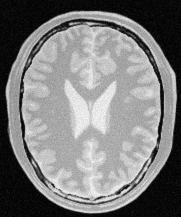
#> input picture a1images/a1images/brain_proton_density_slice.png, 181 x 217 px, found by its file name
$ python Q2.py
#> lines starting #> are read from the running program, lines starting #| are printed output that depends on the picture
import numpy as np
import matplotlib.pyplot as plt
import cv2 as cv

# Load image
img_orig = cv.imread(r'C:\Academic\robo games\git repo\-Intensity-Transformations-and-Neighborhood-Filtering-EN3160\a1images\a1images\brain_proton_density_slice.png', cv.IMREAD_GRAYSCALE)
#> img_orig is the input picture: shape (217, 181); min 0, max 251, mean 123.7

# Define intensity transformation for white matter
lut_white = np.zeros(256, dtype=np.uint8)
lut_white[0:180] = np.linspace(255, 255, 180)
lut_white[180:200] = np.linspace(255, 0, 20)
lut_white[200:] = 0

# Apply transformation for gray matter
lut_gray = np.zeros(256, dtype=np.uint8)
lut_gray[0:50] = 255
lut_gray[50:125] = np.linspace(255, 0, 75)
lut_gray[125:200] = np.linspace(0, 255, 75)
lut_gray[200:] = 255

white_img = cv.LUT(img_orig, lut_white)
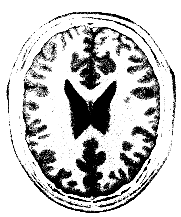
#> white_img: shape (217, 181); min 0, max 255, mean 198.1
gray_img = cv.LUT(img_orig, lut_gray)
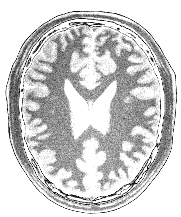
#> gray_img: shape (217, 181); min 0, max 255, mean 205.9

# Display results using subplots
plt.figure(figsize=(20, 4))

plt.subplot(151)
plt.imshow(img_orig, cmap='gray')
plt.title('Original Image')
plt.axis('off')

plt.subplot(152)
plt.imshow(white_img, cmap='gray')
plt.title('White Matter Accentuated Image')
plt.axis('off')

plt.subplot(153)
plt.imshow(gray_img, cmap='gray')
plt.title('Gray Matter Accentuated Image')
plt.axis('off')

plt.subplot(154)
plt.plot(lut_white)
plt.title('White Matter Transformation')
plt.xlabel('Input Intensity')
plt.ylabel('Output Intensity')

plt.subplot(155)
plt.plot(lut_gray)
plt.title('Gray Matter Transformation')
plt.xlabel('Input Intensity')
plt.ylabel('Output Intensity')

#save the plots
plt.savefig(r'C:\Academic\robo games\git repo\-Intensity-Transformations-and-Neighborhood-Filtering-EN3160\a1images\a1images\outputs\Q2_transformed.png')
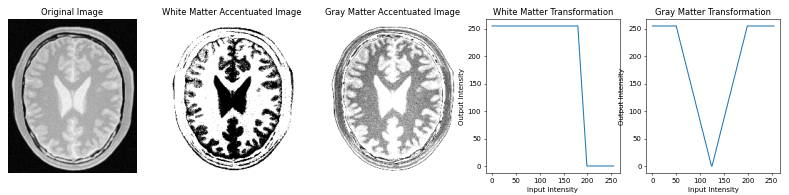
#> figure drawn by matplotlib, 5 panels; panel 4: curve peaks at x = 0, y = 255; panel 5: curve peaks at x = 0, y = 255


plt.tight_layout()
plt.show()
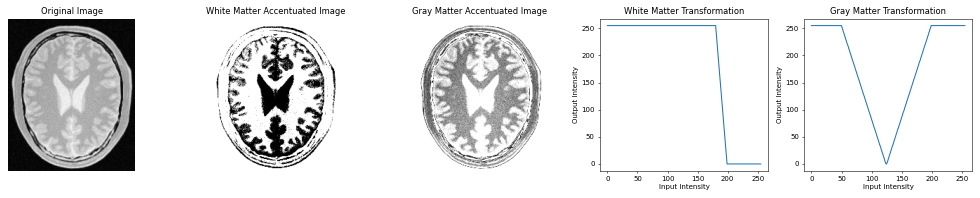
#> figure drawn by matplotlib, 5 panels; panel 4: curve peaks at x = 0, y = 255; panel 5: curve peaks at x = 0, y = 255
